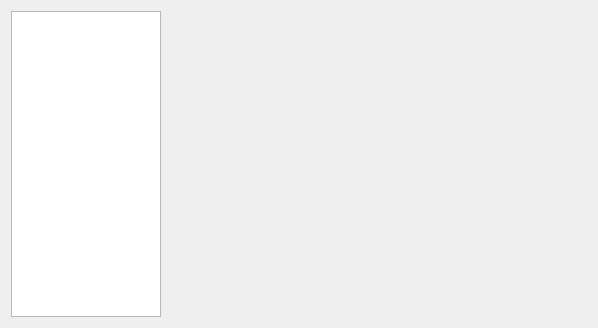
<?xml version="1.0" encoding="UTF-8"?>
<ui version="4.0">
 <class>TagOpDialog</class>
 <widget class="QDialog" name="TagOpDialog">
  <property name="geometry">
   <rect>
    <x>0</x>
    <y>0</y>
    <width>598</width>
    <height>328</height>
   </rect>
  </property>
  <property name="windowTitle">
   <string>Dialog</string>
  </property>
  <layout class="QGridLayout" name="gridLayout">
   <item row="0" column="0">
    <widget class="QListWidget" name="listWidget">
     <property name="maximumSize">
      <size>
       <width>150</width>
       <height>16777215</height>
      </size>
     </property>
    </widget>
   </item>
   <item row="0" column="1">
    <widget class="QStackedWidget" name="stackedWidget"/>
   </item>
  </layout>
 </widget>
 <resources/>
 <connections/>
</ui>
